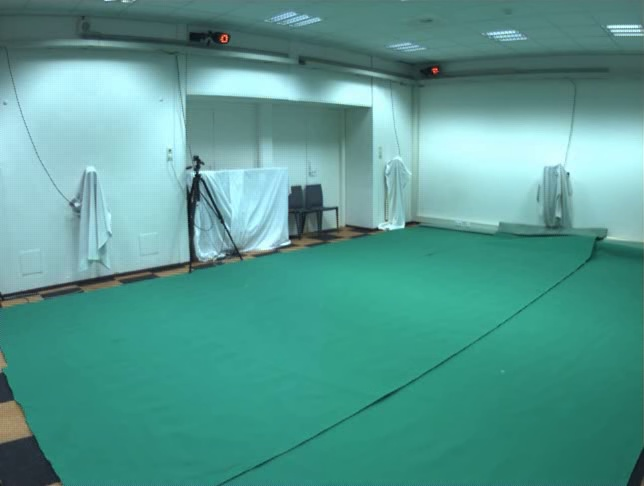
#> input picture Assignment_2/data/cam1/background_model.jpg, 644 x 486 px, found by its file name
$ python subtractBackground.py
#> lines starting #> are read from the running program, lines starting #| are printed output that depends on the picture; after the words box and inside, x2 and y2 are one past the last pixel; in counts of white or black regions, pixels touching at a corner belong together
import cv2
import numpy as np
import os


def subtract_background(video_path, background_model_path, save_dir):
    cap = cv2.VideoCapture(video_path)
    background_model = cv2.imread(background_model_path)
#> background_model is the input picture: shape (486, 644, 3); mean B, G, R 145.1, 153.6, 85.5
    background_model_hsv = cv2.cvtColor(background_model, cv2.COLOR_BGR2HSV)
#> background_model_hsv: shape (486, 644, 3); mean H, S, V 86.5, 119.7, 155
    accumulator = None

    while True:
        ret, frame = cap.read()
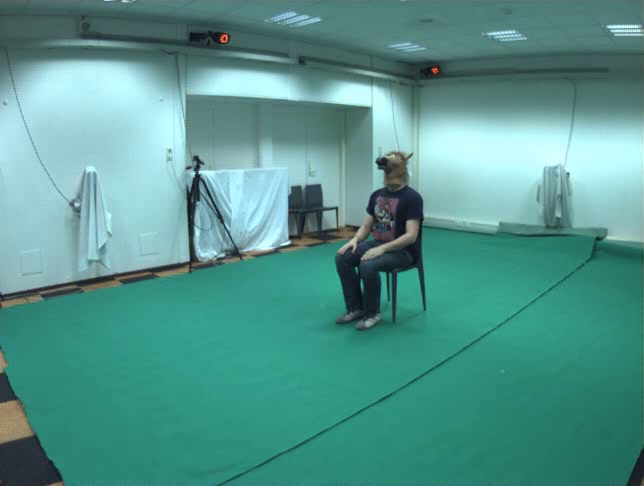
#> input picture frame 42 of Assignment_2/data/cam1/video.avi, 644 x 486 px
#> frame is the input picture: shape (486, 644, 3); mean B, G, R 141.4, 149.3, 84.7
        if not ret:
            break

        # Convert frame to hsv
        frame_hsv = cv2.cvtColor(frame, cv2.COLOR_BGR2HSV)
#> frame_hsv: shape (486, 644, 3); mean H, S, V 86.7, 117.5, 151

        # Background subtraction
        foreground_mask = cv2.absdiff(frame_hsv, background_model_hsv)
#> foreground_mask: shape (486, 644, 3); mean H, S, V 1.6, 4.9, 5.2

        # Thresholding
        thresh_hue = cv2.inRange(foreground_mask[:, :, 0], 10, 100)
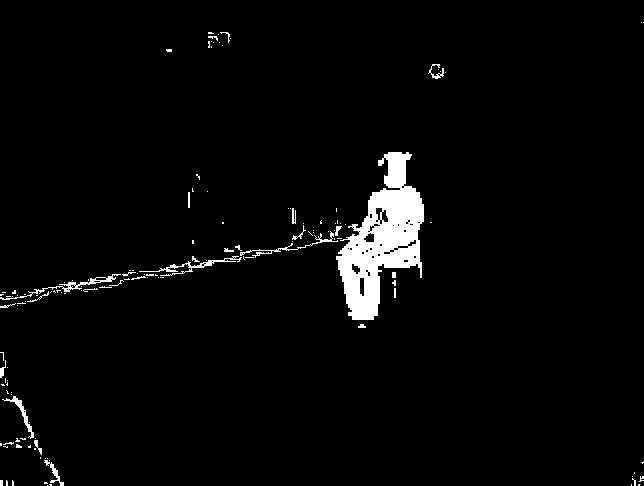
#> thresh_hue: shape (486, 644); 3.1% white; 137 white regions (112 under 20 px), largest, box (x1, y1, x2, y2) and area: (336, 152, 424, 320) 7182, (0, 274, 121, 300) 353, (139, 256, 242, 276) 326
        thresh_sat = cv2.inRange(foreground_mask[:, :, 1], 30, 255)
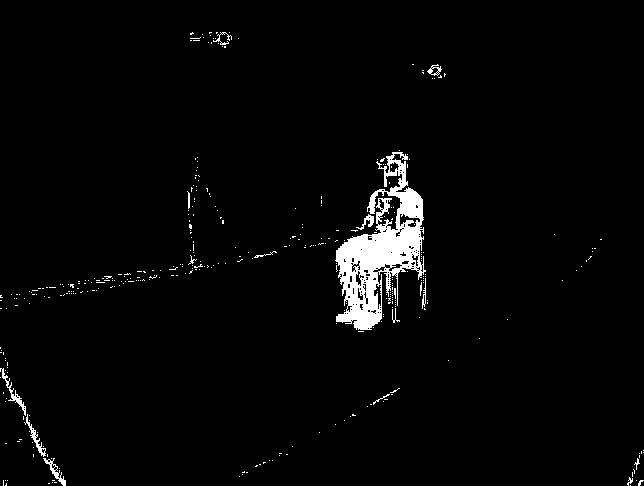
#> thresh_sat: shape (486, 644); 2.7% white; 366 white regions (350 under 20 px), largest, box (x1, y1, x2, y2) and area: (335, 152, 426, 330) 6643, (0, 368, 26, 416) 200, (24, 414, 46, 457) 170
        thresh_val = cv2.inRange(foreground_mask[:, :, 2], 40, 255)
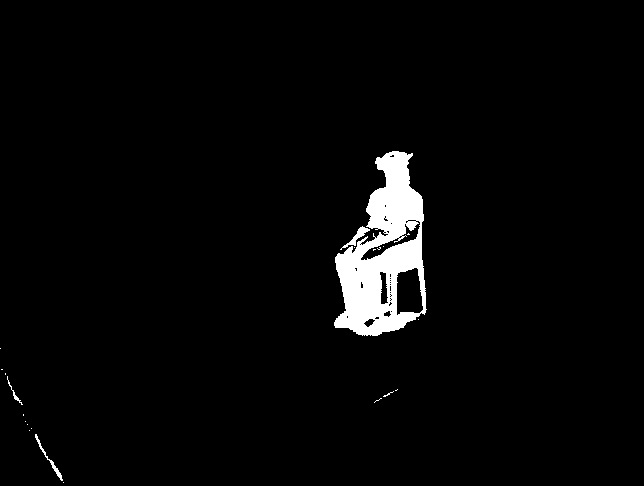
#> thresh_val: shape (486, 644); 3.1% white; 22 white regions (18 under 20 px), largest, box (x1, y1, x2, y2) and area: (334, 151, 427, 336) 9157, (340, 226, 370, 250) 164, (35, 434, 63, 481) 140, (7, 376, 23, 405) 57

        # Combine masks
        combined_mask = cv2.bitwise_and(thresh_hue, cv2.bitwise_and(thresh_sat, thresh_val))
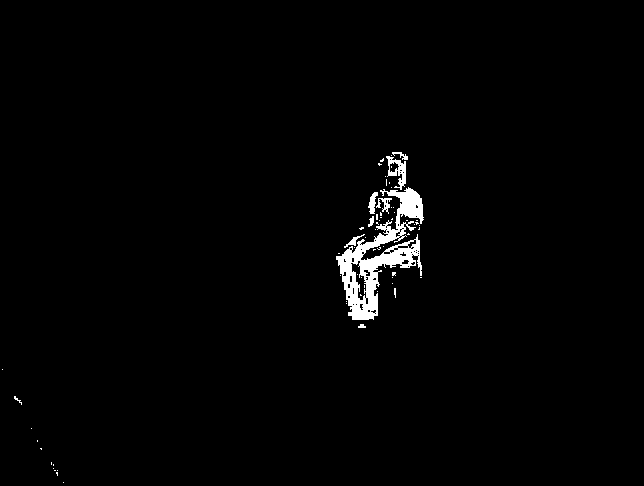
#> combined_mask: shape (486, 644); 1.5% white; 65 white regions (56 under 20 px), largest, box (x1, y1, x2, y2) and area: (336, 187, 424, 320) 3913, (386, 156, 406, 190) 298, (368, 192, 378, 214) 121

        # Post-processing: Noise reduction (using morphological operations)
        kernel = np.ones((5, 5), np.uint8)
        cleaned_mask = cv2.morphologyEx(combined_mask, cv2.MORPH_OPEN, kernel)
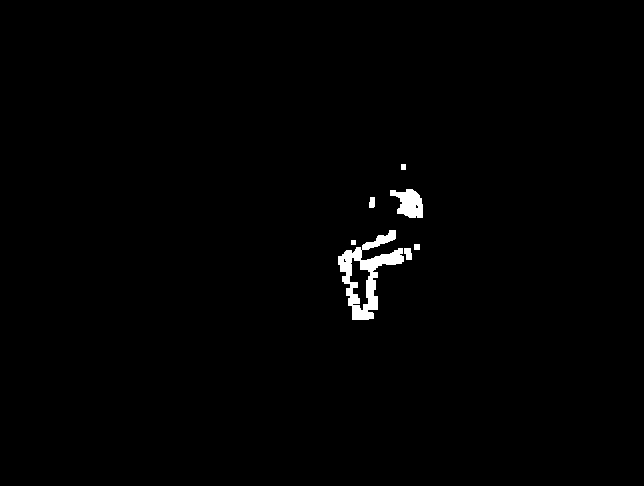
#> cleaned_mask: shape (486, 644); 0.95% white; 7 white regions, largest, box (x1, y1, x2, y2) and area: (338, 230, 404, 320) 2097, (390, 189, 423, 218) 631, (404, 248, 412, 260) 79
        cleaned_mask = cv2.morphologyEx(cleaned_mask, cv2.MORPH_CLOSE, kernel)
#> cleaned_mask: shape (486, 644); 1% white; 4 white regions, box (x1, y1, x2, y2) and area: (338, 230, 420, 320) 2401, (390, 189, 423, 218) 642, (369, 197, 375, 208) 60, (401, 164, 406, 170) 30

        if accumulator is None:
            accumulator = np.zeros_like(cleaned_mask, dtype=np.float32)

            # Accumulate the changes
        accumulator += cleaned_mask

        _, final_mask = cv2.threshold(accumulator, 1, 255, cv2.THRESH_BINARY)
        final_mask = final_mask.astype(np.uint8)

        mask_save_path = os.path.join(save_dir, 'foreground_mask.jpg')
        cv2.imshow('Foreground Mask', cleaned_mask)
        cv2.imwrite(mask_save_path, final_mask)

        if cv2.waitKey(1) & 0xFF == ord('q'):
#> (key q is pressed here)
            break

    cap.release()
    cv2.destroyAllWindows()

base_dir = 'C:\\Users\\luiho\\PycharmProjects\\CV_assignment\\Assignment_2\\data'
camera_dirs = ['cam1', 'cam2', 'cam3', 'cam4']

for cam_dir in camera_dirs:
    video_path = os.path.join(base_dir, cam_dir, 'video.avi')
    background_model_path = os.path.join(base_dir, cam_dir, 'background_model.jpg')
    save_dir = os.path.join(base_dir, cam_dir)
    subtract_background(video_path, background_model_path, save_dir)
    print(f"Processed background subtraction for {cam_dir}")
